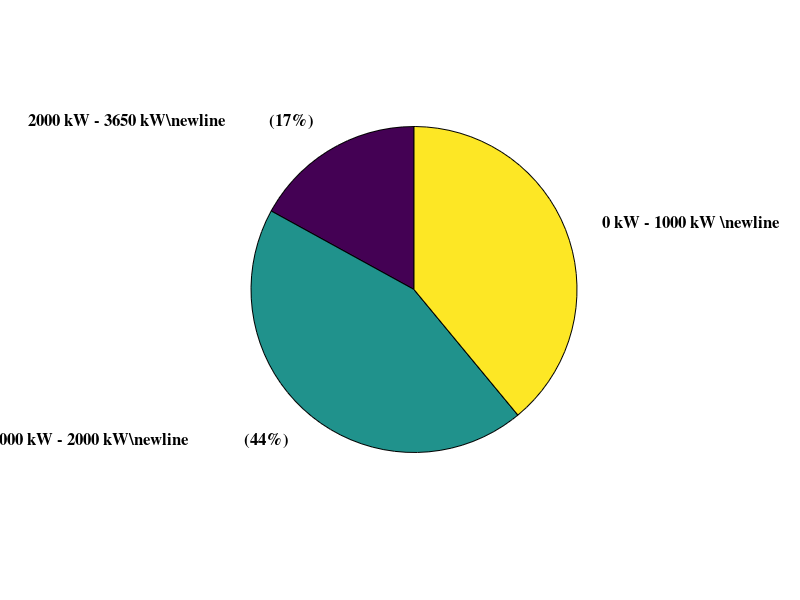

Recreate this plot in MATLAB. (Note: this script raises an error after producing the figure.)
clear
clc

% ct: conventional tugboat
ct = [0.17,0.44,0.39];
labels1 = {'\bf 2000 kW - 3650 kW\newline           (17%)','\bf 1000 kW - 2000 kW\newline              (44%)','\bf 0 kW - 1000 kW \newline         (39%)'};
p = pie(ct,labels1);
set(findobj(p,'type','text'),'FontName','times','FontSize',12)  % THIS LINE ADDED
p(1).FaceColor=[0.6,0.62,0.58];
p(3).FaceColor=[0.404, 0.431, 0.388];
p(5).FaceColor=[0.27,0.29,0.27];
title("Conventional Tugboat : \newline   5,366 L (14.3 t CO_2)\newline  ","FontName",'Times New Roman','FontSize',18)

%%
clear
clc
% ht: hybrid tugboat
ht = [0.17,0.19,0.64];
labels2 = {'\bf 2000 kW - 3650 kW\newline             (47%)','\bf 1000 kW - 2000 kW\newline              (53%)','\bf          BESS\newline  Total reduction\newline          (64%)'};
explode = [0,0,1];
p = pie(ht,explode,labels2)
set(findobj(p,'type','text'),'FontName','times','FontSize',12)  % THIS LINE ADDED
p(1).FaceColor=[0.60,0.62,0.58];
p(3).FaceColor=[0.42 0.68 0.87];
p(5).FaceColor=[0.51 0.87 0.46];
p(5).EdgeColor=[0.51 0.87 0.46];%'#00994D';
title("  Hybrid Tugboat :\newline1,929 L (5.1 t CO_2)\newline  ","FontName",'Times New Roman','FontSize',18)
